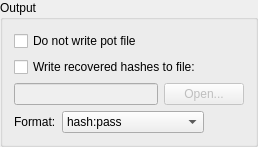
               <widget class="QGroupBox" name="groupBox_hc_output">
                <property name="title">
                 <string>Output</string>
                </property>
                <layout class="QVBoxLayout" name="verticalLayout_20">
                 <item>
                  <layout class="QVBoxLayout" name="verticalLayout_6">
                   <item>
                    <widget class="QCheckBox" name="checkBox_hc_potfile">
                     <property name="text">
                      <string>Do not write pot file</string>
                     </property>
                    </widget>
                   </item>
                   <item>
                    <widget class="QCheckBox" name="checkBox_hc_outfile">
                     <property name="text">
                      <string>Write recovered hashes to file:</string>
                     </property>
                    </widget>
                   </item>
                   <item>
                    <layout class="QHBoxLayout" name="horizontalLayout_61">
                     <item>
                      <widget class="QLineEdit" name="lineEdit_hc_outfile">
                       <property name="enabled">
                        <bool>false</bool>
                       </property>
                       <property name="toolTip">
                        <string>Built-in variables:

  &lt;hash&gt; = current hash filename or hash
  &lt;unixtime&gt; = current unix timestamp</string>
                       </property>
                       <property name="text">
                        <string/>
                       </property>
                      </widget>
                     </item>
                     <item>
                      <widget class="QPushButton" name="pushButton_hc_output">
                       <property name="enabled">
                        <bool>false</bool>
                       </property>
                       <property name="text">
                        <string>Open...</string>
                       </property>
                      </widget>
                     </item>
                    </layout>
                   </item>
                   <item>
                    <layout class="QHBoxLayout" name="horizontalLayout_43">
                     <item>
                      <widget class="QLabel" name="label_hc_outfile_format">
                       <property name="enabled">
                        <bool>true</bool>
                       </property>
                       <property name="text">
                        <string>Format:</string>
                       </property>
                      </widget>
                     </item>
                     <item>
                      <widget class="QComboBox" name="comboBox_hc_outfile_format">
                       <property name="enabled">
                        <bool>true</bool>
                       </property>
                       <property name="sizePolicy">
                        <sizepolicy hsizetype="Expanding" vsizetype="Fixed">
                         <horstretch>0</horstretch>
                         <verstretch>0</verstretch>
                        </sizepolicy>
                       </property>
                       <property name="currentIndex">
                        <number>0</number>
                       </property>
                       <item>
                        <property name="text">
                         <string>hash:pass</string>
                        </property>
                       </item>
                       <item>
                        <property name="text">
                         <string>hash:hex_pass</string>
                        </property>
                       </item>
                       <item>
                        <property name="text">
                         <string>hash:pass:hex_pass</string>
                        </property>
                       </item>
                      </widget>
                     </item>
                     <item>
                      <spacer name="horizontalSpacer_7">
                       <property name="orientation">
                        <enum>Qt::Horizontal</enum>
                       </property>
                       <property name="sizeHint" stdset="0">
                        <size>
                         <width>40</width>
                         <height>20</height>
                        </size>
                       </property>
                      </spacer>
                     </item>
                    </layout>
                   </item>
                  </layout>
                 </item>
                </layout>
               </widget>
